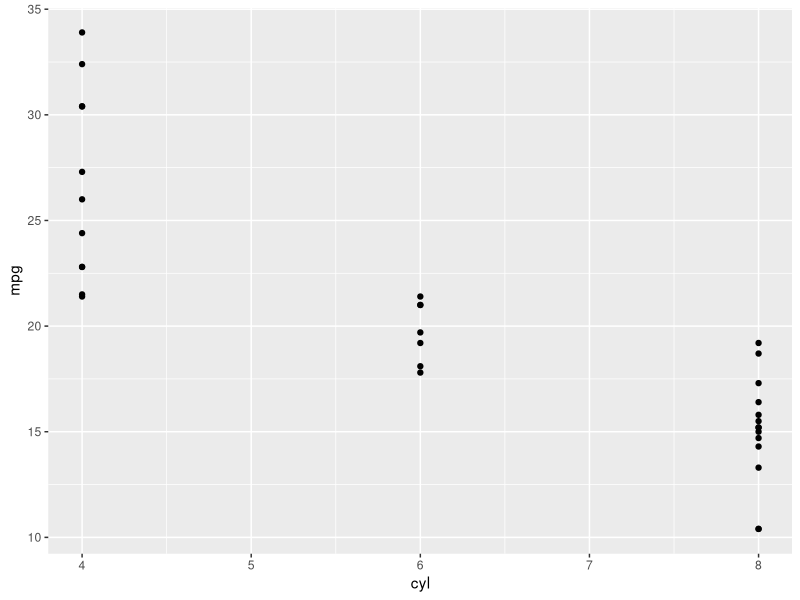
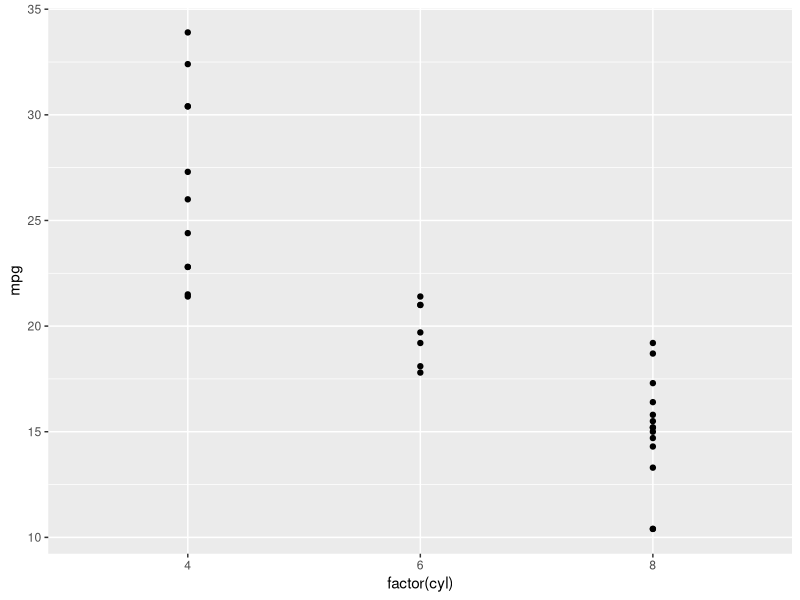
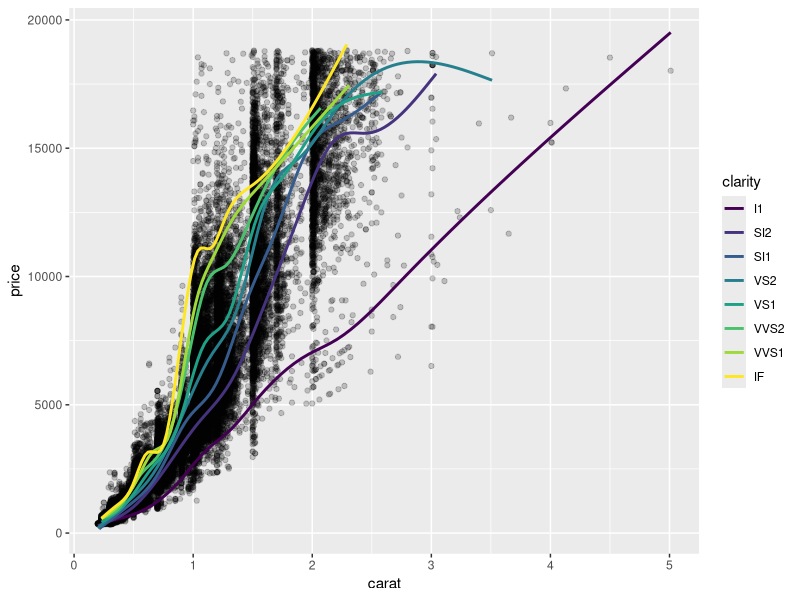
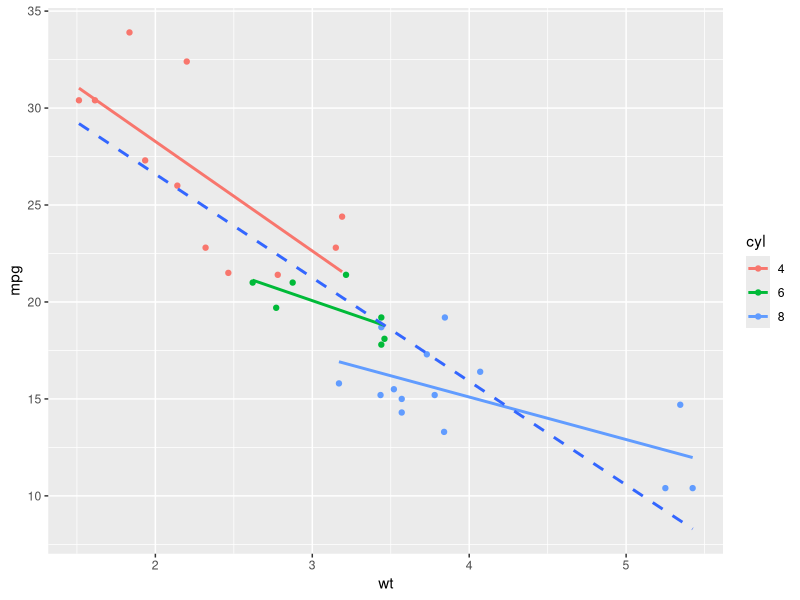
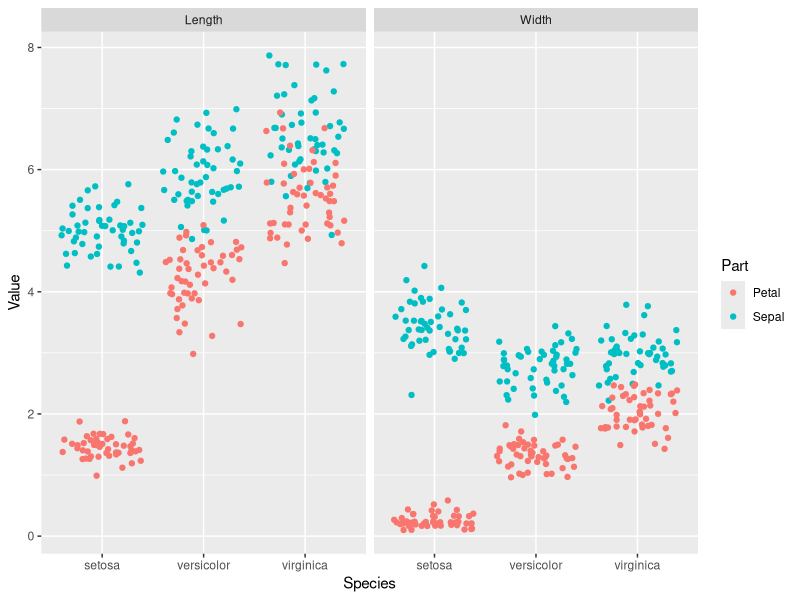
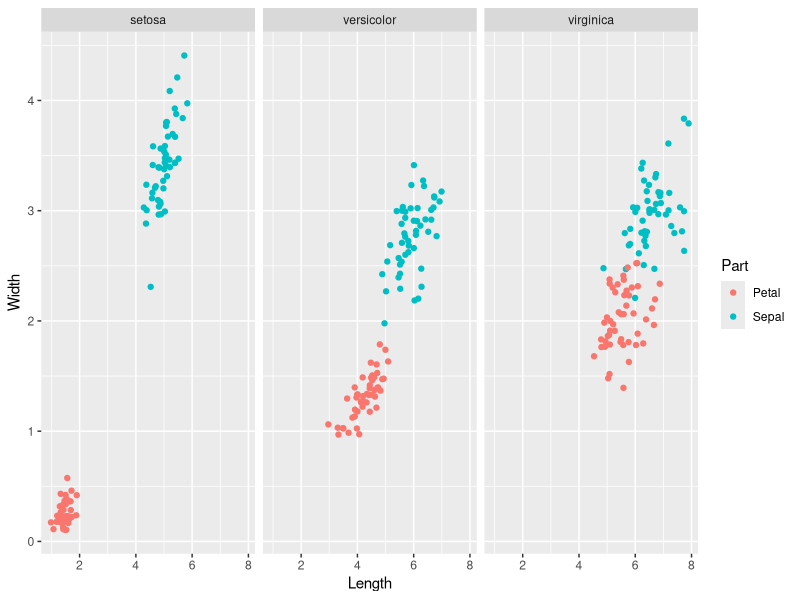
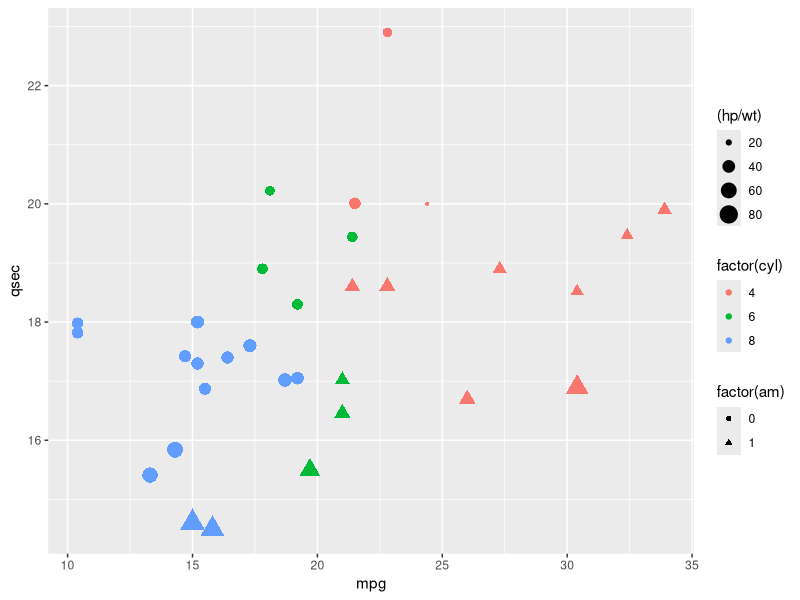
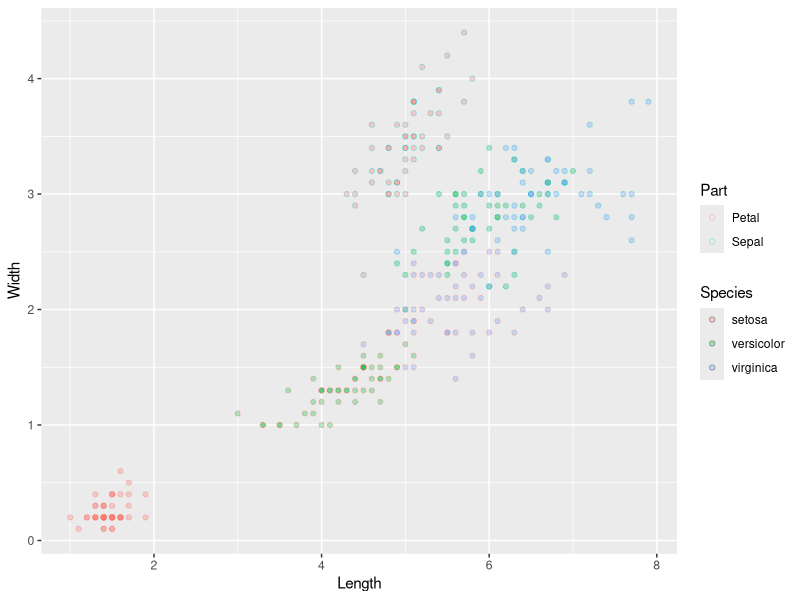

The R script that drew these images, in order:
## ---- chunk 1
library(ggplot2)
ggplot(mtcars, aes(x = cyl, y = mpg)) +
  geom_point()
ggplot(mtcars, aes(x = factor(cyl), y = mpg)) +
  geom_point()
## ---- chunk 2
ggplot(diamonds, aes(x = carat, y = price)) +
  geom_point(alpha = 0.2) +
  geom_smooth(aes(colour = clarity),se = F)#se -> 要不要顯示誤差範圍
## ---- chunk 3
#Convert cyl to factor
mtcars$cyl <- as.factor(mtcars$cyl)
## ---- chunk 4
ggplot(mtcars, aes(x = wt, y = mpg, col = cyl)) +
  geom_point() + # Copy from Plot 2
  geom_smooth(method = 'lm', se = F) + # Copy from Plot 2
  geom_smooth(aes(group = 1),method = 'lm', se = F, linetype = 2)
## ---- chunk 5
library(tidyr)
#iris.tidy
iris.tidy <- iris %>%
  gather(key, Value, -'Species') %>%
  separate(key, c("Part", "Measure"), "\\.")
head(iris.tidy)
ggplot(iris.tidy, aes(x = Species, y = Value, col = Part)) +
  geom_jitter() +
  facet_grid(. ~ Measure)

#iris.wide
iris$Flower <- 1:nrow(iris)
iris.wide <- iris %>%
  gather(key, value, -Species, -Flower) %>%
  separate(key, c('Part','Measure'), "\\.") %>%
  spread(Measure, value)
head(iris.wide)
ggplot(iris.wide, aes(x = Length, y = Width, color = Part)) +
  geom_jitter() +
  facet_grid(. ~ Species)
## ---- chunk 6
# We're focusing on aesthetic mappings here.
ggplot(mtcars, aes(x = mpg, y = qsec, col = factor(cyl), shape = factor(am), size = (hp/wt))) +
  geom_point()
## ---- chunk 7
plot <- ggplot(iris.wide, aes(x = Length, y = Width, color = Part, fill = Species))
  plot + geom_point(shape = 21, alpha = 0.3)
  plot + geom_jitter(shape = 21, alpha = 0.3)
  # geom_jitter() & geom_point(posiition = 'jitter') are the same.
  # Similarly, geom_point() equals to geom_point(position = 'identity') .
## ---- chunk 8
plot2 <- ggplot(diamonds, aes(x = carat, y = price))
  plot2 + geom_point(alpha = 0.1)
  plot2 + geom_jitter(alpha = 0.1)
## ---- chunk 9
plot3 <- ggplot(mtcars, aes(x = factor(cyl), fill = factor(am)))
  plot3 + geom_bar()# The default postition is 'stack'.
  plot3 + geom_bar(position = 'fill')
  plot3 + geom_bar(position = 'dodge')
## ---- chunk 10
plot + 
  scale_x_continuous('Length', limits = c(0, 8), breaks = seq(0, 8, by = 2), expand = c(0, 0)) +
  scale_fill_discrete('Species', labels = c('Setosa', 'Versicolor', 'Virginica')) +
  geom_jitter(shape = 21, alpha = 0.3)

plot3 +
  scale_x_discrete("Cylinders") +
  scale_y_continuous("Number") +
  scale_fill_manual('Transmission', 
                    values = c("#E41A1C", "#377EB8"),
                    labels = c("Manual", "Automatic")) +
  geom_bar(position = "dodge")
## ---- chunk 11
plot4 <- ggplot(mtcars, aes(x = wt, y = mpg, col = factor(cyl)))
plot5 <- ggplot(diamonds[sample(nrow(diamonds), 800), ], aes(x = clarity, y = carat, col = price))# Random pick 800 rows in 'diamonds'.

# Hollow circles - an improvement
plot4 + geom_point(shape = 1, size = 4) + scale_color_discrete('Cylinders')
# Add transparency - great
plot4 + geom_point(alpha = 0.3, size = 4) + scale_color_discrete('Cylinders')

# Scatter plot: clarity (x), carat (y), price (color)
plot5 + geom_point(alpha = 0.5)
# Dot plot with jittering
plot5 + geom_point(position = 'jitter', alpha = 0.5)
